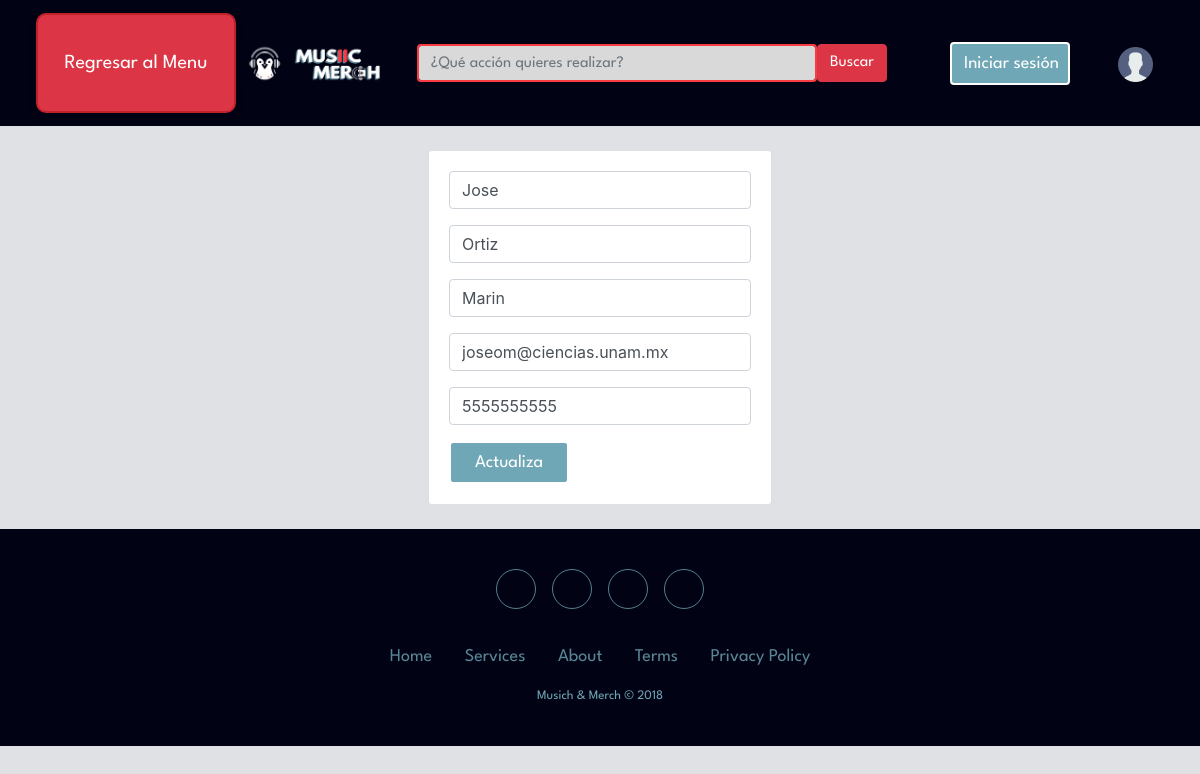
Screenshot of /Proyecto_final/CRUD/edit.php?id_empleado=2 with the database file from the repository.
### tables this page shows
CREATE TABLE Empleado(
	id_empleado INT PRIMARY KEY NOT NULL AUTO_INCREMENT,
    nombre VARCHAR(50),
    apellido_p VARCHAR(50),
    apellido_m VARCHAR(50),
    correo VARCHAR(255),
    telefono CHAR(10)
);

### Proyecto_final/CRUD/edit.php (the view, shortened to what this page needs)
<?php
require_once "db.php";
$nombre = '';
$apellido_p = '';
$apellido_m = '';
$correo = '';
$telefono = '';
if  (isset($_GET['id_empleado'])) {
  $id = $_GET['id_empleado'];
  $query = "SELECT * FROM Empleado WHERE id_empleado='$id'";
  $resultado = mysqli_query($conexion, $query);
  if (mysqli_num_rows($resultado) == 1) {
    $row = mysqli_fetch_array($resultado);
    $nombre = $row['nombre'];
    $apellido_p = $row['apellido_p'];
    $apellido_m = $row['apellido_m'];
    $correo = $row['correo'];
    $telefono = $row['telefono'];
  }
}
?>
<?php include('includes/header.php'); ?>
<div class="container p-4">
  <div class="row">
    <div class="col-md-4 mx-auto">
      <div class="card card-body">
      <form action="edit.php?id=<?php echo $_GET['id_empleado']; ?>" method="POST">
        <div class="form-group">
          <input name="nombre" type="text" class="form-control" value="<?php echo $nombre; ?>" placeholder="Actualiza el nombre">
        </div>
        <div class="form-group">
          <input name="apellido_p" type="text" class="form-control" value="<?php echo $apellido_p; ?>" placeholder="Actualiza el apellido paterno">
        </div>
        <div class="form-group">
          <input name="apellido_m" type="text" class="form-control" value="<?php echo $apellido_m; ?>" placeholder="Actualiza el apellido materno">
        </div>
        <div class="form-group">
          <input name="correo" type="text" class="form-control" value="<?php echo $correo; ?>" placeholder="Actualiza el correo">
        </div>
        <div class="form-group">
          <input name="telefono" type="text" class="form-control" value="<?php echo $telefono; ?>" placeholder="Actualiza el telefono">
        </div>
        <button class="btn mi-boton-custom" name="update">Actualiza</button>
      </form>
      </div>
    </div>
  </div>
</div>
<?php include('includes/footer.php'); ?>

### Proyecto_final/CRUD/static/styles/styles.css (style rules this page uses)
body { background-color: #e0e1e5 !important; font-family: 'League Spartan', sans-serif; }
.mi-boton-custom { background-color: #70A7B6 !important; border: 2px solid #ffffff !important; color: #ffffff !important; width: 120px; font-family: 'League Spartan', sans-serif !important; font-size: 17px !important; font-size: 18px !important; }

### rows the page displays
empleado: nombre "Jose", apellido_p "Ortiz", apellido_m "Marin", correo "joseom@ciencias.unam.mx", telefono "5555555555"
